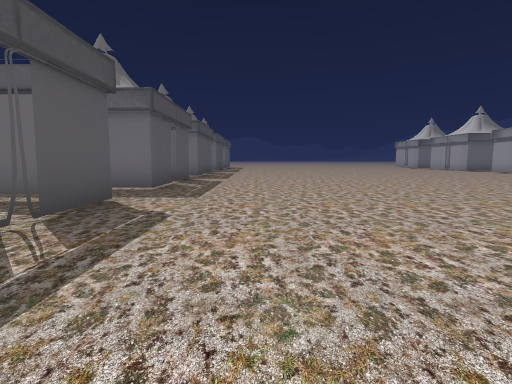
view 1 (above)

16 first-person views from a walk through a 3-D level made in the Unity game engine. The camera is 1.3 m above the floor, tilts 6° down and sees 80° across. The floor is counted in squares, 2 m on a side. Each view is taken from the middle of a square. On the plan, view 1 faces up. The plan holds only what a view shows up to about 10 squares ahead; the rest is blank. The place goes on beyond the plan. The player character is not drawn. Some animated figures are not drawn.

view 2
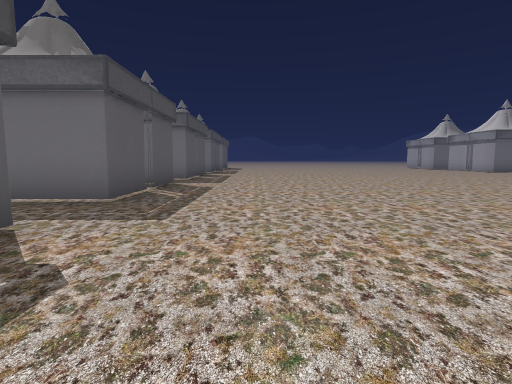

view 3
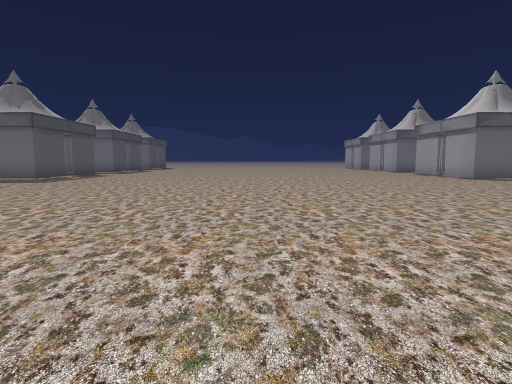

view 4
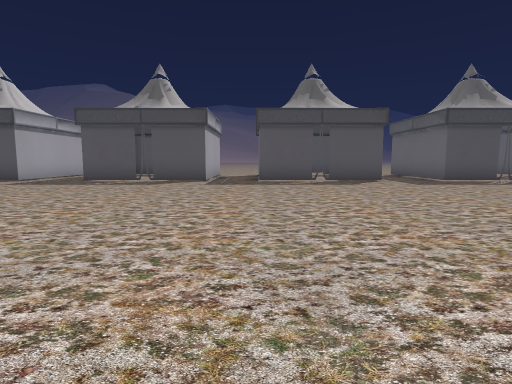

view 5
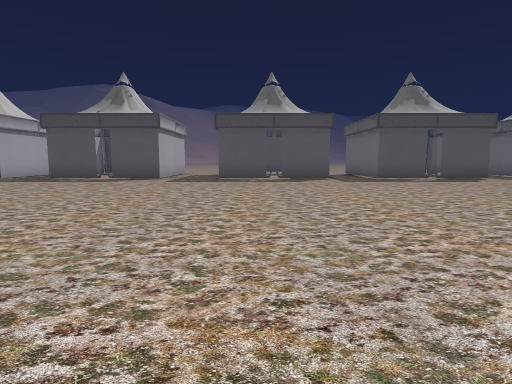

view 6
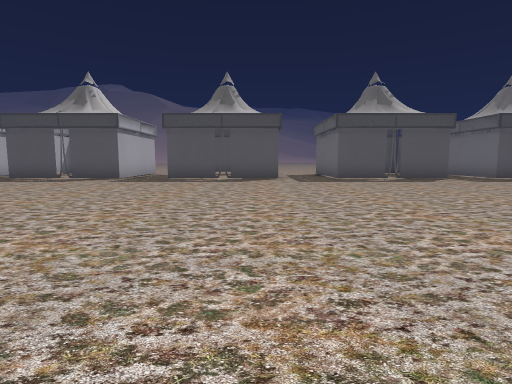

view 7
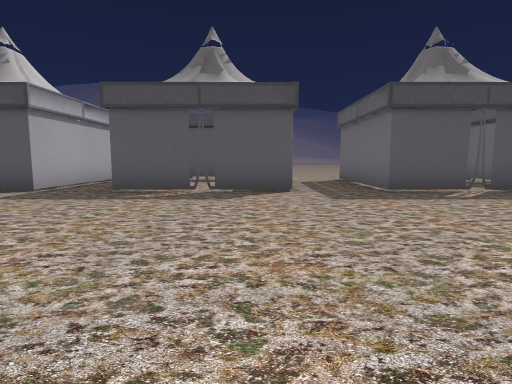

view 8
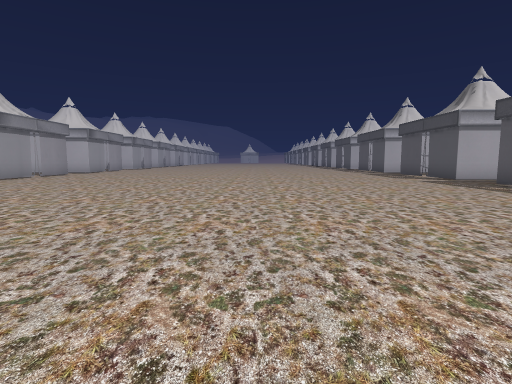

view 9
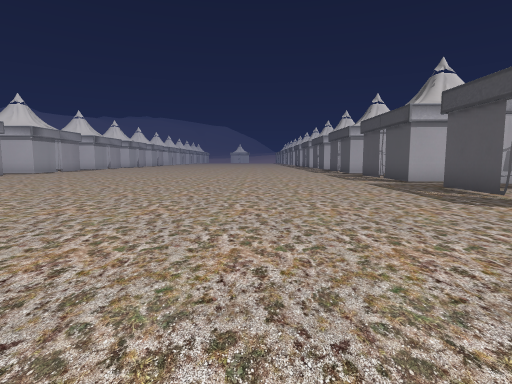

view 10
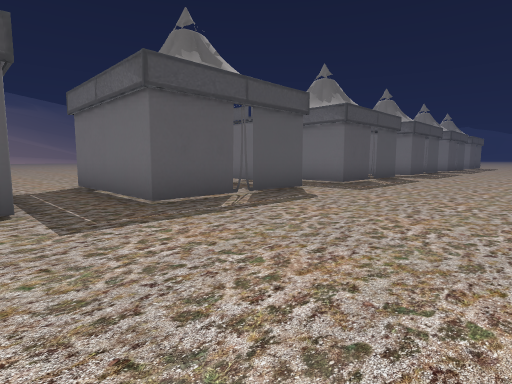

view 11
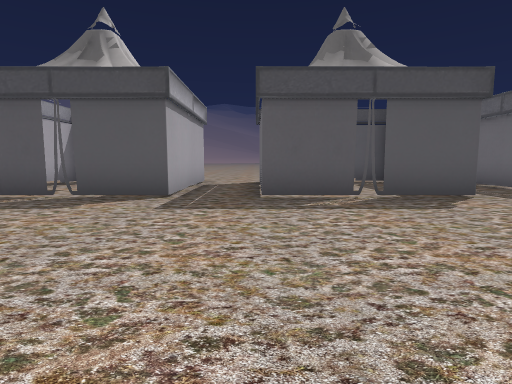

view 12
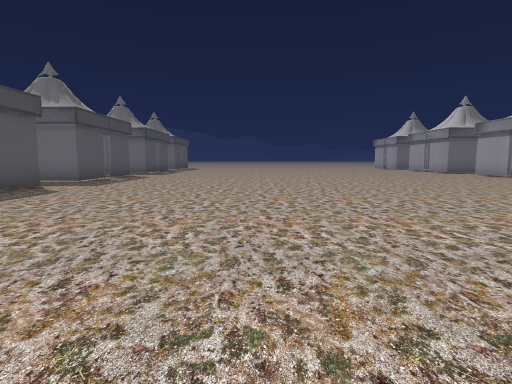

view 13
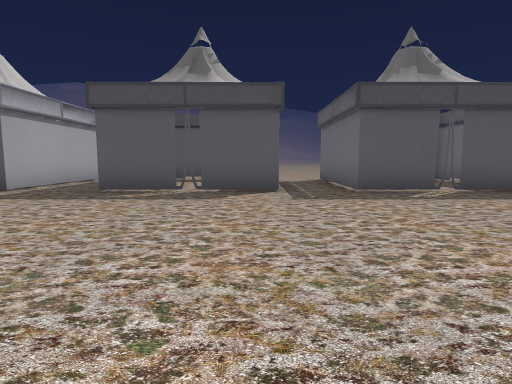

view 14
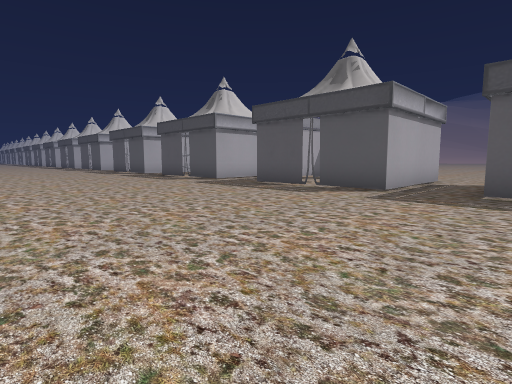

view 15
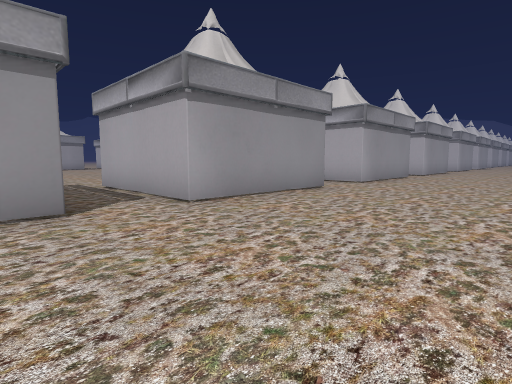

view 16
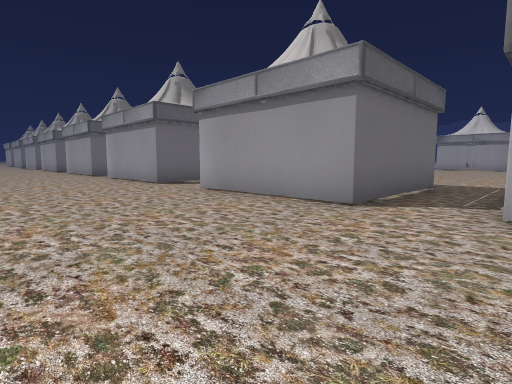

### Floor plan
Key: @ floor where view 1 was taken; # wall or solid block; . floor; O other object.
Columns run from 10 left of view 1 to 12 right of it. Each row starts with its distance up from view 1.
 13 ....O   ..............
 12 ....#OOO...............
 11 .......................
 10 ....O###...............
  9 ....##  ..............
  8 ....#   .............
  7  ...####............
  6  ...................
  5  ...##O#...........
  4  ...#   ..........
  3  ...#   .........
  2  ...#   .........
  1 ....####..........
  0 ..........@......
 -1  ...O###.........
 -2  ...##  ..........
 -3  ...#   ...........
 -4  ...####..........
 -5  .................
 -6  .....O............
 -7 ....#   ...........
 -8 ....#   ............
 -9 ....#   .............
-10 ....####..............
-11 ......................
-12 ....O###..............
-13         .............

Where each view was taken, in squares from view 1:
view 1: 0 up, 0 right, facing up
view 2: 2 up, 0 right, facing up
view 3: 2 up, 5 right, facing up
view 4: 1 up, 7 right, facing left
view 5: 3 down, 8 right, facing left
view 6: 7 down, 8 right, facing left
view 7: 7 down, 4 right, facing left
view 8: 2 down, 4 right, facing down
view 9: 3 down, 2 right, facing down
view 10: 1 down, 2 right, facing up-left
view 11: 1 up, 3 right, facing left
view 12: 3 up, 3 right, facing up
view 13: 10 up, 4 right, facing left
view 14: 13 up, 4 right, facing down-left
view 15: 13 up, 10 left, facing down-right
view 16: 12 down, 10 left, facing up-right
